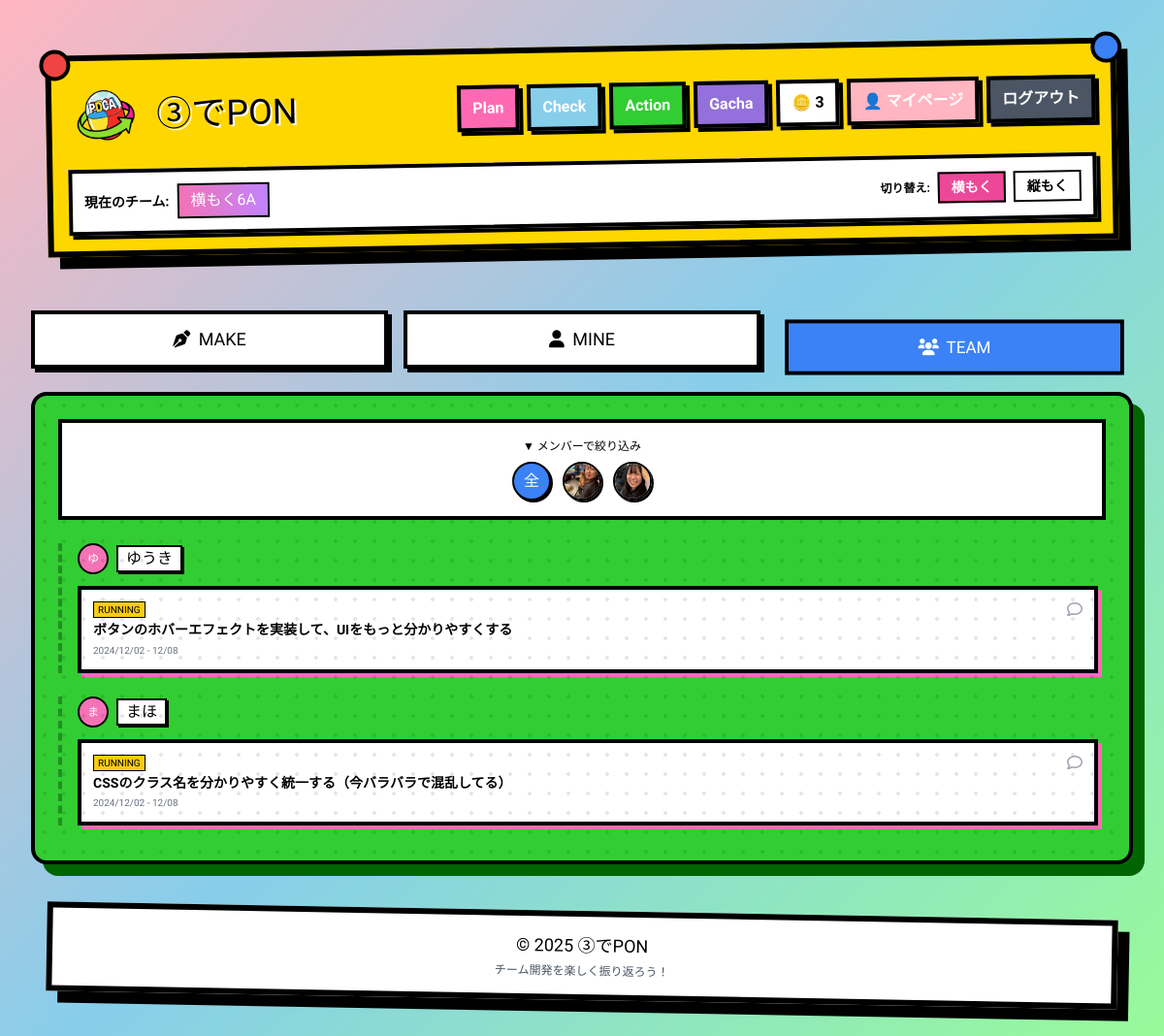
/plan/index.php?sub=team (signed in), run on the app's committed database.
### tables this page shows
CREATE TABLE users (
    id INT PRIMARY KEY AUTO_INCREMENT,
    email VARCHAR(255) NOT NULL UNIQUE,
    password VARCHAR(255) NOT NULL,
    name VARCHAR(100),
    generation ENUM('5', '5.5', '6', '6.5'),
    icon VARCHAR(255),
    yokomoku VARCHAR(50),
    tatemoku VARCHAR(50),
    current_mode ENUM('yokomoku', 'tatemoku') DEFAULT 'yokomoku',
    coins INT DEFAULT 3,
    created_at DATETIME NOT NULL,
    updated_at DATETIME DEFAULT CURRENT_TIMESTAMP ON UPDATE CURRENT_TIMESTAMP
);

CREATE TABLE plans (
    id INT PRIMARY KEY AUTO_INCREMENT,
    user_id INT NOT NULL,
    content TEXT NOT NULL,
    start_date DATE,
    end_date DATE,
    status ENUM('running', 'completed', 'cancelled') DEFAULT 'running',
    created_at DATETIME DEFAULT CURRENT_TIMESTAMP,
    updated_at DATETIME DEFAULT CURRENT_TIMESTAMP ON UPDATE CURRENT_TIMESTAMP,
    FOREIGN KEY (user_id) REFERENCES users(id) ON DELETE CASCADE
);

### src/plan/index.php (the view, shortened to what this page needs)
<?php
require_once '../dbconnect.php';
$user_id = $_SESSION['user_id'];
$sub = isset($_GET['sub']) ? $_GET['sub'] : 'create';
$member_filter = isset($_GET['member']) ? (int)$_GET['member'] : 0;
if ($sub === 'team') {
    $stmt = $dbh->prepare('SELECT yokomoku, tatemoku, current_mode FROM users WHERE id = ?');
    $stmt->execute([$user_id]);
    $current_user = $stmt->fetch(PDO::FETCH_ASSOC);
    $current_mode = $current_user['current_mode'] ?? 'yokomoku';
    $team_value = $current_mode === 'yokomoku' ? $current_user['yokomoku'] : $current_user['tatemoku'];
    $query = 'SELECT p.*, u.name as user_name FROM plans p
              JOIN users u ON p.user_id = u.id
              WHERE p.user_id != ? AND u.' . $current_mode . ' = ?';
    $params = [$user_id, $team_value];
    $query .= ' ORDER BY p.created_at DESC';
    $stmt = $dbh->prepare($query);
    $stmt->execute($params);
    $team_plans = $stmt->fetchAll(PDO::FETCH_ASSOC);
    $stmt = $dbh->prepare('SELECT id, name, icon, generation, yokomoku, tatemoku FROM users WHERE id != ? AND ' . $current_mode . ' = ? ORDER BY name');
    $stmt->execute([$user_id, $team_value]);
    $team_members = $stmt->fetchAll(PDO::FETCH_ASSOC);
}
function getToySubNav($current, $target, $label, $color) {
    $isActive = $current === $target;
    $base = "flex-1 py-3 text-center font-heavy text-lg border-4 border-black transition-all transform ";
    if ($isActive) {
        return $base . "bg-{$color}-500 text-white shadow-none translate-y-2 scale-95 cursor-default relative z-0";
    }
    return $base . "bg-white text-black shadow-[4px_4px_0_#000] hover:-translate-y-1 hover:shadow-[6px_6px_0_#000] hover:bg-{$color}-100 cursor-pointer relative z-10";
}
?>
<!DOCTYPE html>
<html lang="ja">
<head>
    <script src="https://cdn.tailwindcss.com"></script>
    <link href="https://cdnjs.cloudflare.com/ajax/libs/font-awesome/6.0.0/css/all.min.css" rel="stylesheet">
</head>
<body class="p-4 md:p-8">
    <?php include '../components/header.php'; ?>
    <div class="max-w-6xl mx-auto mt-12 md:mt-16">
        <div class="flex gap-4 mb-6">
            <a href="?sub=create" class="<?php echo getToySubNav($sub, 'create', '作成', 'pink'); ?>">
                <i class="fa-solid fa-pen-nib mr-1"></i> MAKE
            </a>
            <a href="?sub=my" class="<?php echo getToySubNav($sub, 'my', '自分', 'yellow'); ?>">
                <i class="fa-solid fa-user mr-1"></i> MINE
            </a>
            <a href="?sub=team" class="<?php echo getToySubNav($sub, 'team', 'みんな', 'blue'); ?>">
                <i class="fa-solid fa-users mr-1"></i> TEAM
            </a>
        </div>
        <?php if ($sub === 'create'): ?>
        <div class="toy-box p-6 bg-[#FF69B4] relative">
            <div class="absolute -top-5 left-1/2 transform -translate-x-1/2 bg-yellow-400 border-4 border-black px-6 py-2 font-heavy text-xl shadow-[4px_4px_0_#000] rotate-2 z-10 whitespace-nowrap">
                NEW MISSION 📝
            </div>
            <form action="" method="POST" class="mt-8 space-y-6">
                <div>
                    <label class="font-heavy text-white text-lg drop-shadow-md mb-2 block">
                        <i class="fa-solid fa-bullseye"></i> 具体的な行動計画
                    </label>
                    <div class="relative p-2 bg-white border-4 border-black shadow-inner">
                        <textarea name="content" required class="w-full h-40 bg-transparent resize-none focus:outline-none font-heavy text-gray-800 text-xl leading-relaxed placeholder-pink-200 p-2"
                            style="background-image: repeating-linear-gradient(transparent, transparent 38px, #ffb6c1 39px, #ffb6c1 40px); line-height: 40px;"
                            placeholder="例：&#13;&#10;ペアプロの時間を増やす！"></textarea>
                        <div class="absolute bottom-2 right-2 text-3xl transform rotate-12">🖍️</div>
                    </div>
                </div>
                <div class="grid grid-cols-2 gap-4">
                    <div>
                        <label class="font-heavy text-white text-sm drop-shadow-md mb-1 block">START DATE</label>
                        <input type="date" name="start_date" required class="w-full bg-white border-4 border-black p-2 font-bold shadow-[4px_4px_0_#000] focus:translate-y-1 focus:shadow-none outline-none">
                    </div>
                    <div>
                        <label class="font-heavy text-white text-sm drop-shadow-md mb-1 block">END DATE</label>
                        <input type="date" name="end_date" required class="w-full bg-white border-4 border-black p-2 font-bold shadow-[4px_4px_0_#000] focus:translate-y-1 focus:shadow-none outline-none">
                    </div>
                </div>
                <button type="submit" name="create_plan" class="w-full bg-[#00FFFF] text-black font-heavy text-2xl py-4 border-4 border-black shadow-[8px_8px_0_#000] hover:translate-y-2 hover:shadow-[4px_4px_0_#000] transition-all group relative overflow-hidden">
                    <span class="relative z-10 group-hover:scale-110 inline-block transition"><i class="fa-solid fa-plus mr-2"></i> PLANを追加！</span>
                </button>
            </form>
        </div>
        <?php elseif ($sub === 'team'): ?>
        <div class="bg-[#32CD32] border-4 border-black p-6 shadow-[12px_12px_0_#006400] relative rounded-[1rem]">
            <div class="bg-white border-4 border-black p-4 mb-6 relative z-10">
                <div class="text-xs font-heavy mb-2 text-center">▼ メンバーで絞り込み</div>
                <div class="flex justify-center flex-wrap gap-3">
                    <a href="?sub=team&member=0" class="w-10 h-10 rounded-full <?php echo $member_filter === 0 ? 'bg-blue-500' : 'bg-gray-300'; ?> text-white font-heavy border-2 border-black hover:scale-110 transition shadow-[2px_2px_0_#000] flex items-center justify-center">全</a>
                    <?php foreach ($team_members as $member): ?>
                        <a href="?sub=team&member=<?php echo $member['id']; ?>" class="w-10 h-10 rounded-full border-2 border-black hover:scale-110 transition shadow-[2px_2px_0_#000] overflow-hidden <?php echo $member_filter === $member['id'] ? 'ring-4 ring-pink-400' : ''; ?>" title="<?php echo htmlspecialchars($member['name']); ?>">
                            <img src="/assets/img/gacha_img/<?php echo htmlspecialchars($member['icon']); ?>" alt="<?php echo htmlspecialchars($member['name']); ?>" class="w-full h-full object-cover">
                        </a>
                    <?php endforeach; ?>
                </div>
            </div>
            <div class="space-y-6 max-h-[600px] overflow-y-auto pr-2">
                <?php if (empty($team_plans)): ?>
                    <div class="bg-white border-4 border-black p-8 text-center">
                        <p class="text-gray-700 font-bold">チームのPlanがありません</p>
                    </div>
                <?php else: ?>
                    <?php
                    $grouped_plans = [];
                    foreach ($team_plans as $plan) {
                        $grouped_plans[$plan['user_id']][] = $plan;
                    }
                    ?>
                    <?php foreach ($grouped_plans as $uid => $plans): ?>
                        <div class="relative pl-4 border-l-4 border-dashed border-black/30">
                            <div class="flex items-center gap-2 mb-3">
                                <div class="w-8 h-8 rounded-full bg-pink-400 border-2 border-black text-white flex items-center justify-center font-heavy text-xs">
                                    <?php echo mb_substr($plans[0]['user_name'], 0, 1); ?>
                                </div>
                                <span class="font-heavy bg-white px-2 border-2 border-black shadow-[2px_2px_0_#000]">
                                    <?php echo htmlspecialchars($plans[0]['user_name']); ?>
                                </span>
                            </div>
                            <?php foreach ($plans as $plan): ?>
                                <div class="bg-white border-4 border-black p-3 mb-3 shadow-[4px_4px_0_#FF69B4] transition cursor-pointer hover:scale-[1.02]" onclick="location.href='detail.php?id=<?php echo $plan['id']; ?>'">
                                    <div class="flex justify-between items-start">
                                        <?php if ($plan['status'] === 'running'): ?>
                                            <span class="bg-yellow-400 text-[10px] font-heavy px-1 border border-black mb-1 inline-block">RUNNING</span>
                                        <?php elseif ($plan['status'] === 'completed'): ?>
                                            <span class="bg-green-500 text-white text-[10px] font-heavy px-1 border border-black mb-1 inline-block">CLEAR</span>
                                        <?php endif; ?>
                                        <i class="fa-regular fa-comment text-gray-400 hover:text-blue-500 cursor-pointer"></i>
                                    </div>
                                    <p class="font-bold text-sm leading-tight"><?php echo htmlspecialchars($plan['content']); ?></p>
                                    <div class="text-[10px] text-gray-500 mt-1">
                                        <?php echo date('Y/m/d', strtotime($plan['start_date'])); ?> - <?php echo date('m/d', strtotime($plan['end_date'])); ?>
                                    </div>
                                </div>
                            <?php endforeach; ?>
                        </div>
                    <?php endforeach; ?>
                <?php endif; ?>
            </div>
        </div>
        <?php endif; ?>
    </div>
    <?php include '../components/footer.php'; ?>
</body>
</html>

### src/components/header.php (shortened to what this page needs)
<?php
$is_logged_in = isset($_SESSION['user_id']);
if ($is_logged_in) {
    require_once __DIR__ . '/../dbconnect.php';
    $stmt = $dbh->prepare('SELECT name, yokomoku, tatemoku, current_mode, coins FROM users WHERE id = ?');
    $stmt->execute([$_SESSION['user_id']]);
    $user_info = $stmt->fetch(PDO::FETCH_ASSOC);
    if ($user_info) {
        $current_team = $user_info['current_mode'] === 'yokomoku' ? $user_info['yokomoku'] : $user_info['tatemoku'];
    }
}
?>
<header class="mb-8 mt-4">
    <div class="max-w-7xl mx-auto px-4">
        <div class="toy-box p-4 bg-[#FFD700] transform -rotate-1 relative">
            <div class="absolute -top-3 -left-3 w-8 h-8 bg-red-500 rounded-full border-4 border-black"></div>
            <div class="absolute -top-3 -right-3 w-8 h-8 bg-blue-500 rounded-full border-4 border-black"></div>
            <div class="flex flex-col gap-4">
                <div class="flex flex-col md:flex-row items-center justify-between gap-4">
                    <a href="/" class="flex items-center gap-3 hover:scale-105 transition">
                        <img src="/assets/img/logo.png" alt="③でPON" class="w-16 h-16 md:w-20 md:h-20 object-contain">
                        <h1 class="font-heavy text-3xl md:text-4xl text-black [text-shadow:2px_2px_0_#fff]">
                            ③でPON
                        </h1>
                    </a>
                    <nav class="flex flex-wrap items-center justify-center gap-2">
                    <?php if ($is_logged_in): ?>
                        <a href="/plan/index.php" class="px-3 py-2 bg-[#FF69B4] text-white font-bold border-4 border-black shadow-[4px_4px_0_#000] hover:translate-y-1 hover:shadow-[2px_2px_0_#000] transition">
                            Plan
                        </a>
                        <a href="/check/check.php" class="px-3 py-2 bg-[#87CEEB] text-white font-bold border-4 border-black shadow-[4px_4px_0_#000] hover:translate-y-1 hover:shadow-[2px_2px_0_#000] transition">
                            Check
                        </a>
                        <a href="/action/index.php" class="px-3 py-2 bg-[#32CD32] text-white font-bold border-4 border-black shadow-[4px_4px_0_#000] hover:translate-y-1 hover:shadow-[2px_2px_0_#000] transition">
                            Action
                        </a>
                        <a href="/gacha/gacha.php" class="px-3 py-2 bg-[#9370DB] text-white font-bold border-4 border-black shadow-[4px_4px_0_#000] hover:translate-y-1 hover:shadow-[2px_2px_0_#000] transition">
                            Gacha
                        </a>
                        <div class="px-3 py-2 bg-white border-4 border-black font-bold shadow-[4px_4px_0_#000]">
                            🪙 <?php echo $_SESSION['coins'] ?? 0; ?>
                        </div>
                        <a href="/mypage/index.php" class="px-3 py-2 bg-[#FFB6C1] text-white font-bold border-4 border-black shadow-[4px_4px_0_#000] hover:translate-y-1 hover:shadow-[2px_2px_0_#000] transition">
                            👤 マイページ
                        </a>
                        <a href="/auth/logout.php" class="px-3 py-2 bg-gray-600 text-white font-bold border-4 border-black shadow-[4px_4px_0_#000] hover:translate-y-1 hover:shadow-[2px_2px_0_#000] transition">
                            ログアウト
                        </a>
                    <?php endif; ?>
                </nav>
                </div>
                <?php if ($is_logged_in && isset($user_info)): ?>
                <div class="flex flex-col sm:flex-row items-center justify-between gap-3 bg-white border-4 border-black p-3 shadow-[4px_4px_0_#000]">
                    <div class="flex items-center gap-2">
                        <span class="font-bold text-sm">現在のチーム:</span>
                        <span class="px-3 py-1 bg-gradient-to-r from-pink-400 to-purple-400 text-white font-heavy border-2 border-black shadow-sm">
                            <?php echo htmlspecialchars($current_team ?? '未設定'); ?>
                        </span>
                    </div>
                    <div class="flex items-center gap-2">
                        <span class="font-bold text-xs">切り替え:</span>
                        <a href="/switch_mode.php?mode=yokomoku" class="px-3 py-1 <?php echo $_SESSION['current_mode'] === 'yokomoku' ? 'bg-pink-500 text-white' : 'bg-white text-black'; ?> font-bold border-2 border-black hover:scale-105 transition text-sm">
                            横もく
                        </a>
                        <a href="/switch_mode.php?mode=tatemoku" class="px-3 py-1 <?php echo $_SESSION['current_mode'] === 'tatemoku' ? 'bg-purple-500 text-white' : 'bg-white text-black'; ?> font-bold border-2 border-black hover:scale-105 transition text-sm">
                            縦もく
                        </a>
                    </div>
                </div>
                <?php endif; ?>
            </div>
        </div>
    </div>
</header>

### src/components/footer.php (shortened to what this page needs)
<footer class="mt-12 mb-6">
    <div class="max-w-7xl mx-auto px-4">
        <div class="toy-box p-4 bg-white text-center transform rotate-1 hover:rotate-0 transition">
            <p class="font-heavy text-lg mb-1">© 2025 ③でPON</p>
            <p class="text-xs text-gray-600">チーム開発を楽しく振り返ろう！</p>
        </div>
    </div>
</footer>

### src/plan/index.php (style rules this page uses)
body { font-family: 'M PLUS Rounded 1c', sans-serif; background: linear-gradient(135deg, #FFB6C1 0%, #87CEEB 50%, #98FB98 100%); min-height: 100vh; }
.font-heavy { font-family: 'Dela Gothic One', sans-serif; }
.toy-box { border: 6px solid #000; box-shadow: 12px 12px 0 #000; }

### src/components/header.php (style rules this page uses)
.font-heavy { font-family: 'Dela Gothic One', sans-serif; }
.toy-box { border: 6px solid #000; box-shadow: 12px 12px 0 #000; }

### src/components/footer.php (style rules this page uses)
.font-heavy { font-family: 'Dela Gothic One', sans-serif; }
.toy-box { border: 6px solid #000; box-shadow: 12px 12px 0 #000; }

### data on the page
users: yokomoku "横もく6A"
users: icon (picture)
users: icon (picture)
plans: user.name "ゆ", user.name "ゆうき", status "RUNNING", content "ボタンのホバーエフェクトを実装して、UIをもっと分かりやすくする", start_date "2024/12/02", end_date "12/08"
plans: user.name "ま", user.name "まほ", status "RUNNING", content "CSSのクラス名を分かりやすく統一する（今バラバラで混乱してる）", start_date "2024/12/02", end_date "12/08"

### other printed values
$_SESSION['coins'] "3"
